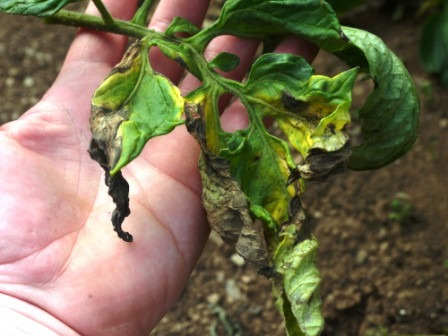
#> input picture data/plantdoc/Potato_Early_Blight/img_0010.jpg, 448 x 336 px, given in place of out.png, which was not available
$ python preprocessing.py out.png
#> lines starting #> are read from the running program, lines starting #| are printed output that depends on the picture; after the words box and inside, x2 and y2 are one past the last pixel; in counts of white or black regions, pixels touching at a corner belong together; pictures that were not available may be replaced by others from this repository, and a replacement may not be noted
#> in load_image, img is the input picture: shape (336, 448, 3); mean B, G, R 80.3, 108.9, 118.3
"""
preprocessing.py  (v2 — field-robust)
======================================
Image preprocessing pipeline for plant disease classification.

Steps applied to every image (in order):
  1. Resize              – fixed 224×224 for consistent feature extraction
  2. Color constancy     – Gray-World + per-channel histogram stretching
  3. Illumination norm   – CLAHE on L* channel of Lab*
  4. Leaf segmentation   – multi-strategy with graceful fallback

Key change in v2: segment_leaf() now uses THREE strategies and only applies
a mask when segmentation produces a meaningful foreground region (≥5% of
pixels). On complex backgrounds where all strategies fail, the full image is
used rather than producing a corrupt near-empty image. This is the primary
fix for the lab-to-field accuracy gap.

All functions accept and return BGR numpy arrays (OpenCV convention).
"""

import cv2
import numpy as np


# ---------------------------------------------------------------------------
# 1. Color-space conversion helpers
# ---------------------------------------------------------------------------

# [17 lines left out: function convert_color_spaces, not called in this run]


# ---------------------------------------------------------------------------
# 2. Color constancy  (Gray-World + histogram stretching)
# ---------------------------------------------------------------------------

def color_constancy(image_bgr: np.ndarray) -> np.ndarray:
    """
    Two-stage colour constancy:
      a) Gray-World: scale each channel so its mean equals the overall mean.
      b) Per-channel histogram stretching to [5th, 95th] percentile range,
         which handles the common case where Gray-World over-corrects green
         dominant scenes (field leaf photos).

    Parameters
    ----------
    image_bgr : np.ndarray – input BGR uint8 image

    Returns
    -------
    np.ndarray – white-balanced BGR image (uint8)
    """
    img = image_bgr.astype(np.float32)

    # Stage a — Gray-World
    means   = [img[:, :, c].mean() for c in range(3)]
#> means = [80.31, 109, 118.3]
    overall = sum(means) / 3.0
#> overall = 102.5
    for c in range(3):
        if means[c] > 1e-5:
            img[:, :, c] *= (overall / means[c])
    img = np.clip(img, 0, 255)

    # Stage b — per-channel percentile stretch
    for c in range(3):
        lo = float(np.percentile(img[:, :, c], 2))
        hi = float(np.percentile(img[:, :, c], 98))
        if hi - lo > 10:                        # only stretch if range is meaningful
            img[:, :, c] = (img[:, :, c] - lo) / (hi - lo) * 255.0
#> this loop made 3 passes
#> (lo, hi) on passes 1 to 3: (5.11, 255), (23.53, 229.6), (17.33, 220.1)
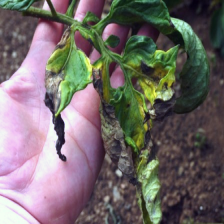
#> img: shape (224, 224, 3) float32; mean B, G, R 96.6, 97.8, 107.1; drawn with min black and max white

    return np.clip(img, 0, 255).astype(np.uint8)


# ---------------------------------------------------------------------------
# 3. Illumination normalisation  (CLAHE on L* channel)
# ---------------------------------------------------------------------------

def normalize_illumination(image_bgr: np.ndarray,
                            clip_limit: float = 2.5,
                            tile_grid:  tuple  = (8, 8)) -> np.ndarray:
    """
    Reduce uneven lighting by applying CLAHE to the Lightness channel of Lab*.

    clip_limit raised to 2.5 (from 2.0) for stronger contrast enhancement
    on field images which tend to have more illumination variation.

    Parameters
    ----------
    image_bgr  : np.ndarray – input BGR uint8 image
    clip_limit : float      – CLAHE threshold (default 2.5)
    tile_grid  : tuple      – tile grid (default 8×8)

    Returns
    -------
    np.ndarray – illumination-normalised BGR image (uint8)
    """
#> called with clip_limit = 2.5, tile_grid = (8, 8)
    lab = cv2.cvtColor(image_bgr, cv2.COLOR_BGR2Lab)
#> lab: shape (224, 224, 3); mean of channels 0, 1, 2 104.5, 131.9, 130.5
    l_ch, a_ch, b_ch = cv2.split(lab)
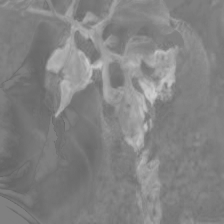
#> b_ch: shape (224, 224); min 100, max 206, mean 130.5
    clahe = cv2.createCLAHE(clipLimit=clip_limit, tileGridSize=tile_grid)
    l_eq  = clahe.apply(l_ch)
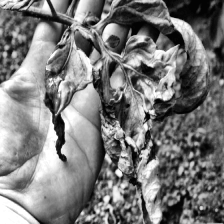
#> l_eq: shape (224, 224); min 1, max 255, mean 122.6
    return cv2.cvtColor(cv2.merge([l_eq, a_ch, b_ch]), cv2.COLOR_Lab2BGR)


# ---------------------------------------------------------------------------
# 4. Leaf segmentation  (multi-strategy with fallback)
# ---------------------------------------------------------------------------

# Minimum fraction of image pixels the mask must cover to be trusted.
# Below this threshold we fall back to the full image.
_MIN_MASK_FILL = 0.05   # 5 %
_MAX_MASK_FILL = 0.97   # 97% — avoid masks that swallow the whole image


def _apply_morphology(mask: np.ndarray, kernel_size: int = 15) -> np.ndarray:
    """Close holes then open small noise on a binary mask."""
    k = cv2.getStructuringElement(cv2.MORPH_ELLIPSE,
                                   (kernel_size, kernel_size))
    mask = cv2.morphologyEx(mask, cv2.MORPH_CLOSE, k)
    mask = cv2.morphologyEx(mask, cv2.MORPH_OPEN,  k)
    return mask


def _largest_component(mask: np.ndarray) -> np.ndarray:
    """Keep only the largest connected component of a binary mask."""
    num, labels, stats, _ = cv2.connectedComponentsWithStats(
        mask, connectivity=8)
    if num <= 1:
        return mask
    largest = 1 + int(np.argmax(stats[1:, cv2.CC_STAT_AREA]))
    out = np.zeros_like(mask)
    out[labels == largest] = 255
    return out


def _mask_fill_ratio(mask: np.ndarray) -> float:
    total = mask.shape[0] * mask.shape[1]
    return float(np.count_nonzero(mask)) / total if total > 0 else 0.0


def _strategy_exg_sat(image_bgr: np.ndarray) -> np.ndarray:
    """
    Strategy 1 (original): Excess Green index + HSV Saturation Otsu.
    Works well for clean green leaves on uniform backgrounds.
    """
    img_f = image_bgr.astype(np.float32) + 1e-6
    exg   = 2.0 * img_f[:, :, 1] - img_f[:, :, 0] - img_f[:, :, 2]
    exg_n = cv2.normalize(exg, None, 0, 255, cv2.NORM_MINMAX).astype(np.uint8)
    _, m_exg = cv2.threshold(exg_n, 0, 255,
                              cv2.THRESH_BINARY + cv2.THRESH_OTSU)

    hsv = cv2.cvtColor(image_bgr, cv2.COLOR_BGR2HSV)
    _, m_sat = cv2.threshold(hsv[:, :, 1], 0, 255,
                              cv2.THRESH_BINARY + cv2.THRESH_OTSU)

    mask = cv2.bitwise_or(m_exg, m_sat)
    mask = _apply_morphology(mask, kernel_size=15)
    return _largest_component(mask)


# [43 lines left out: functions _strategy_hsv_green, _strategy_center_bias, not called in this run]


def segment_leaf(image_bgr: np.ndarray) -> np.ndarray:
    """
    Isolate the leaf from the background using a cascade of three strategies.

    The cascade tries each strategy in order and accepts the first mask whose
    fill ratio falls in [_MIN_MASK_FILL, _MAX_MASK_FILL].  If all strategies
    fail, the full (unsegmented) image is returned rather than a near-empty
    black image — this is the critical fix for complex field photos.

    Strategy order
    --------------
    1. ExG + HSV Saturation Otsu  (fast, works on clean lab images)
    2. HSV green-range threshold  (handles yellow/brown diseased leaves)
    3. Centre-bias Gaussian       (last resort for complex backgrounds)
    4. Full image fallback        (never corrupt the features)

    Parameters
    ----------
    image_bgr : np.ndarray – input BGR uint8 image (after resize + constancy)

    Returns
    -------
    np.ndarray – BGR image; background zeroed if segmentation succeeded,
                 original image if all strategies failed
    """
    strategies = [
        _strategy_exg_sat,
        _strategy_hsv_green,
        _strategy_center_bias,
    ]

    for strategy in strategies:
        try:
            mask  = strategy(image_bgr)
            ratio = _mask_fill_ratio(mask)
            if _MIN_MASK_FILL <= ratio <= _MAX_MASK_FILL:
                return cv2.bitwise_and(image_bgr, image_bgr, mask=mask)
        except Exception:
            continue   # silently try next strategy
#> this loop made 1 pass
#> ratio on pass 1: 0.535
#> pass 1, in _strategy_exg_sat, `exg   = 2.0 * img_f[:, :, 1] - img_f[:, :, 0] - img_f[:, :, 2]`:
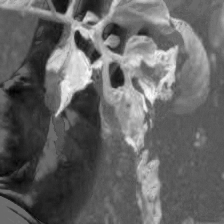
#> exg: shape (224, 224) float32; min -152, max 212, mean -7.8; drawn with min black and max white
#> pass 1, in _strategy_exg_sat, `_, m_exg = cv2.threshold(exg_n, 0, 255, cv2.THRESH_BINARY + cv2.THRESH..`:
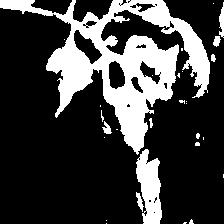
#> m_exg: shape (224, 224); 24.4% white; 29 white regions (21 under 20 px), largest, box (x1, y1, x2, y2) and area: (0, 0, 210, 155) 10454, (136, 149, 162, 224) 1276, (219, 2, 224, 38) 117
#> after the loop:
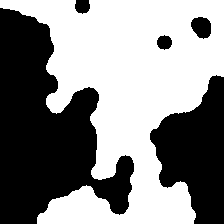
#> mask: shape (224, 224); 53.5% white; 5 black regions, box (x1, y1, x2, y2) and area: (0, 8, 134, 224) 15883, (150, 75, 224, 224) 6751, (191, 17, 211, 39) 336, (75, 0, 90, 14) 174, (157, 35, 172, 50) 169

    # Fallback: return the full image — better than returning a black frame
    return image_bgr.copy()


# ---------------------------------------------------------------------------
# 5. Full preprocessing pipeline
# ---------------------------------------------------------------------------

def preprocess_image(image_bgr: np.ndarray,
                     target_size: tuple = (224, 224)) -> np.ndarray:
    """
    Full preprocessing pipeline:
      1. Resize             – 224×224
      2. Color constancy    – Gray-World + percentile stretch
      3. Illumination norm  – CLAHE (L* channel, clip=2.5)
      4. Leaf segmentation  – 3-strategy cascade with fallback

    Parameters
    ----------
    image_bgr   : np.ndarray – raw BGR image
    target_size : tuple      – (width, height), default 224×224

    Returns
    -------
    np.ndarray – preprocessed BGR uint8 image
    """
    if image_bgr is None or image_bgr.size == 0:
        raise ValueError("preprocess_image: received a None or empty image.")

    img = cv2.resize(image_bgr, target_size, interpolation=cv2.INTER_AREA)
    img = color_constancy(img)
    img = normalize_illumination(img)
    img = segment_leaf(img)
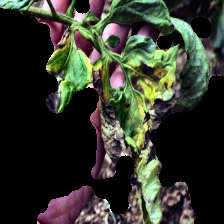
#> img: shape (224, 224, 3); mean B, G, R 44.2, 55.3, 52.1
    return img


# ---------------------------------------------------------------------------
# 6. Safe image loader
# ---------------------------------------------------------------------------

def load_image(file_path: str,
               target_size: tuple = (224, 224)) -> "np.ndarray | None":
    """
    Load an image from disk and run the full preprocessing pipeline.
    Returns None on any error.
    """
    try:
        img = cv2.imread(file_path)
        if img is None:
            print(f"[WARNING] Could not read image: {file_path}")
            return None
        return preprocess_image(img, target_size=target_size)
    except Exception as exc:
        print(f"[WARNING] Error processing {file_path}: {exc}")
        return None


# ---------------------------------------------------------------------------
# Smoke-test
# ---------------------------------------------------------------------------
if __name__ == "__main__":
    import sys, os
    if len(sys.argv) < 2:
        print("Usage: python preprocessing.py <image_path>")
        sys.exit(0)
    result = load_image(sys.argv[1])
    if result is not None:
        out = os.path.join(os.path.dirname(sys.argv[1]), "preprocessed_v2.jpg")
        cv2.imwrite(out, result)
        fg = (cv2.cvtColor(result, cv2.COLOR_BGR2GRAY) > 0).mean()
#> fg = 0.535
        print(f"Saved: {out} | foreground={fg*100:.1f}%")
#| Saved: preprocessed_v2.jpg | foreground=53.5%
    else:
        print("Preprocessing failed.")

$ run again, on data/plantdoc/Potato_Early_Blight/img_0011.jpg
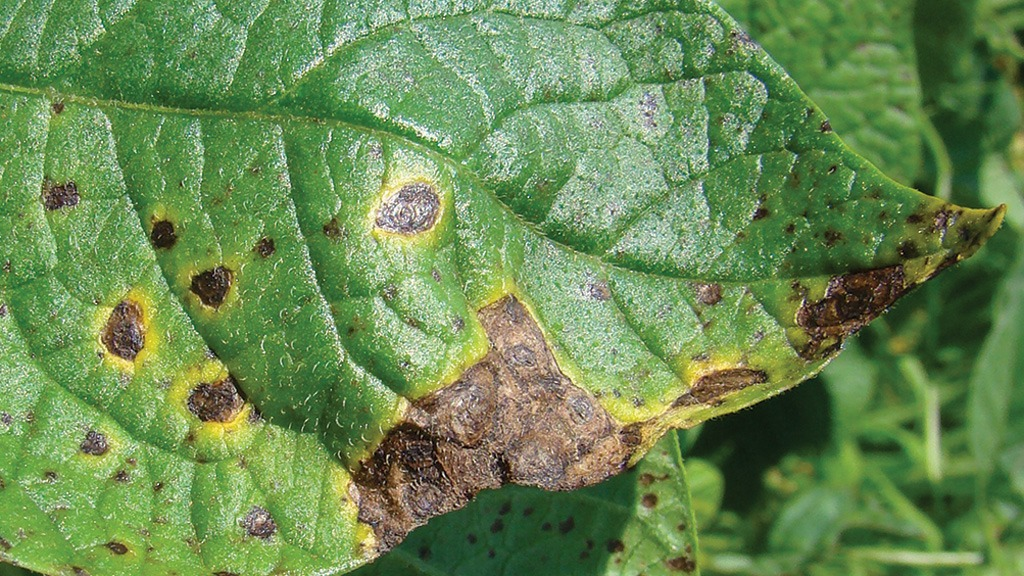
#> input picture data/plantdoc/Potato_Early_Blight/img_0011.jpg, 1024 x 576 px, given in place of out.png, which was not available
#> in load_image, img is the input picture: shape (576, 1024, 3); mean B, G, R 82.1, 138.1, 105.9
#> means = [82.09, 138.1, 105.9]
#> overall = 108.7
#> the loop in color_constancy, `for c in range(3):` made 3 passes
#> (lo, hi) on passes 1 to 3: (30.45, 221.1), (33.06, 162.1), (28.74, 201.2)
#> lab: shape (224, 224, 3); mean of channels 0, 1, 2 147.6, 109.5, 148.5
#> the loop in segment_leaf, `for strategy in strategies:` made 3 passes
#> ratio on passes 1 to 2: 0.982, 0.984
#> pass 1, in _strategy_exg_sat, `_, m_exg = cv2.threshold(exg_n, 0, 255, cv2.THRESH_BINARY + cv2.THRESH..`:
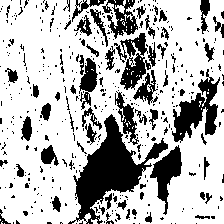
#> m_exg: shape (224, 224); 72% white; 408 black regions (344 under 20 px), largest, box (x1, y1, x2, y2) and area: (68, 114, 168, 224) 3650, (172, 69, 220, 143) 1492, (114, 33, 151, 90) 938
#> in preprocess_image, `img = segment_leaf(img)`:
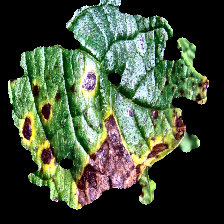
#> img: shape (224, 224, 3); mean B, G, R 58.5, 80.1, 66.8
#> fg = 0.541
#| Saved: preprocessed_v2.jpg | foreground=54.1%

$ run again, on data/plantdoc/Potato_Early_Blight/img_0015.jpg
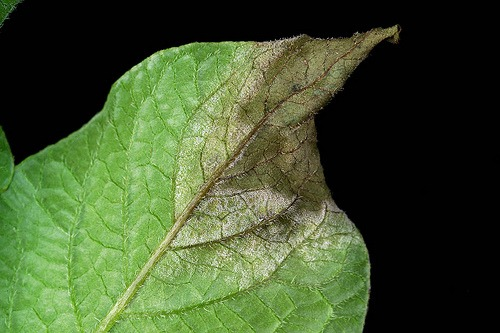
#> input picture data/plantdoc/Potato_Early_Blight/img_0015.jpg, 500 x 333 px, given in place of out.png, which was not available
#> in load_image, img is the input picture: shape (333, 500, 3); mean B, G, R 46.4, 84, 66.3
#> means = [46.39, 84.04, 66.27]
#> overall = 65.57
#> the loop in color_constancy, `for c in range(3):` made 3 passes
#> (lo, hi) on passes 1 to 3: (1.41, 197.9), (0.78, 156), (0.989, 172.2)
#> lab: shape (224, 224, 3); mean of channels 0, 1, 2 105.8, 120.7, 138.8
#> the loop in segment_leaf, `for strategy in strategies:` made 1 pass
#> ratio on pass 1: 0.587
#> pass 1, in _strategy_exg_sat, `_, m_exg = cv2.threshold(exg_n, 0, 255, cv2.THRESH_BINARY + cv2.THRESH..`:
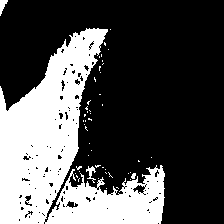
#> m_exg: shape (224, 224); 31.2% white; 48 white regions (44 under 20 px), largest, box (x1, y1, x2, y2) and area: (0, 28, 165, 224) 15380, (0, 0, 8, 16) 67, (86, 166, 96, 183) 67, (131, 173, 136, 179) 22
#> after the loop in segment_leaf, `for strategy in strategies:`:
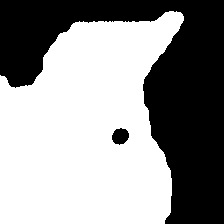
#> mask: shape (224, 224); 58.7% white; 2 black regions, box (x1, y1, x2, y2) and area: (0, 0, 224, 224) 20532, (112, 128, 129, 145) 215
#> fg = 0.587
#| Saved: preprocessed_v2.jpg | foreground=58.7%
